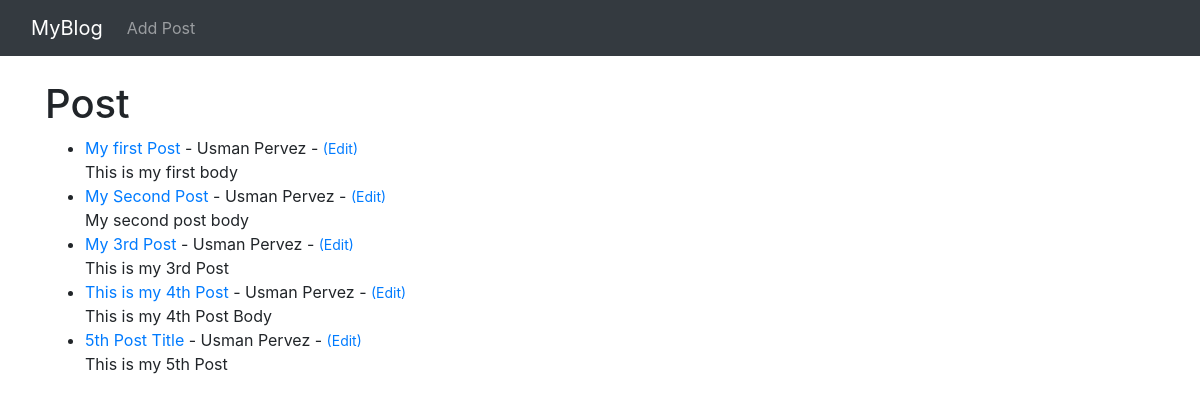
The app's page /, older data.
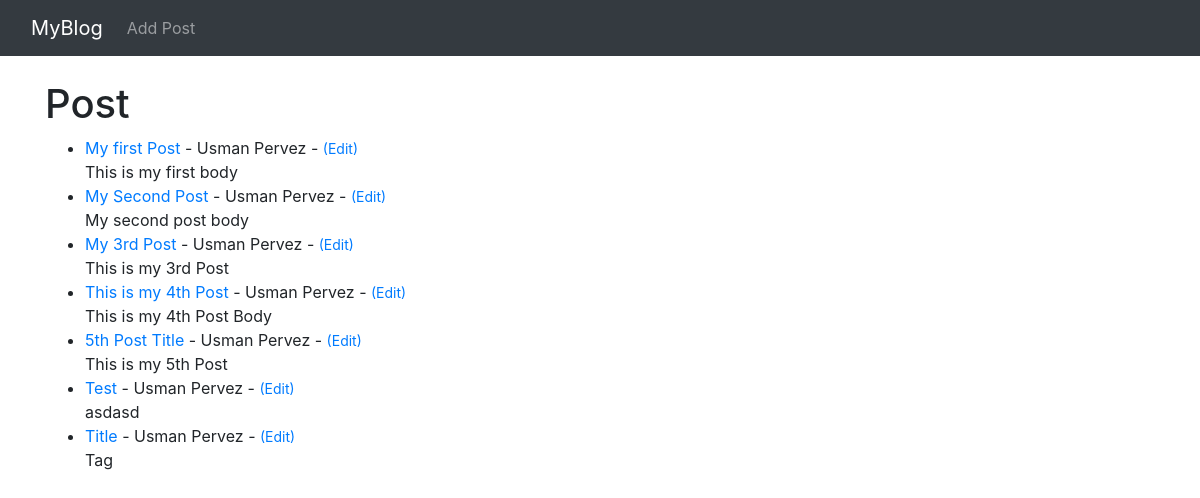
The same page, newer data.
### theblog/models.py (models this page shows, shortened)
class Post(models.Model):
    title = models.CharField( max_length=255)
    title_tag = models.CharField(max_length=255)
    author = models.ForeignKey(User, on_delete=models.CASCADE)
    body = models.TextField()

### theblog/views.py (the view)
# urls.py: path('', HomeView.as_view(), name="home"),
class HomeView(ListView):
    model = Post
    template_name = 'home.html'

### theblog/templates/home.html (shortened to what this page needs)
{% extends 'base.html' %}
{% block content %}
    <h1>Post</h1>
    <ul>
    {% for post in object_list %}
        <li><a href="{% url 'article-detail' post.pk %}"> {{ post.title }} </a> - {{ post.author.first_name }} {{ post.author.last_name }} - <small><a href="{% url 'update_post' post.pk %}">(Edit)</a></small><br/>
            {{ post.body }}</li>
    {% endfor %}
    </ul>
{% endblock %}

### theblog/templates/base.html (shortened to what this page needs)
<!doctype html>
<html lang="en">
  <head>
    <link rel="stylesheet" href="https://cdn.jsdelivr.net/npm/bootstrap@4.6.2/dist/css/bootstrap.min.css">
  </head>
  <body>
      <nav class="navbar navbar-expand-lg navbar-dark bg-dark">
      <div class="container-fluid">
        <a class="navbar-brand" href="{% url 'home' %}">MyBlog</a>
        <div class="collapse navbar-collapse" id="navbarSupportedContent">
          <ul class="navbar-nav me-auto mb-2 mb-lg-0">
            <li class="nav-item">
              <a class="nav-link" href="{% url 'add_post' %}">Add Post</a>
            </li>
          </ul>
        </div>
      </div>
    </nav>
    <br/>
    <div class="container">
    {% block content %}{% endblock %}
    </div>
  </body>
</html>

Row changes from the older to the newer data that the page shows:
added Post: title "Test", author.first_name "Usman", author.last_name "Pervez", body "asdasd"
added Post: title "Title", author.first_name "Usman", author.last_name "Pervez", body "Tag"
